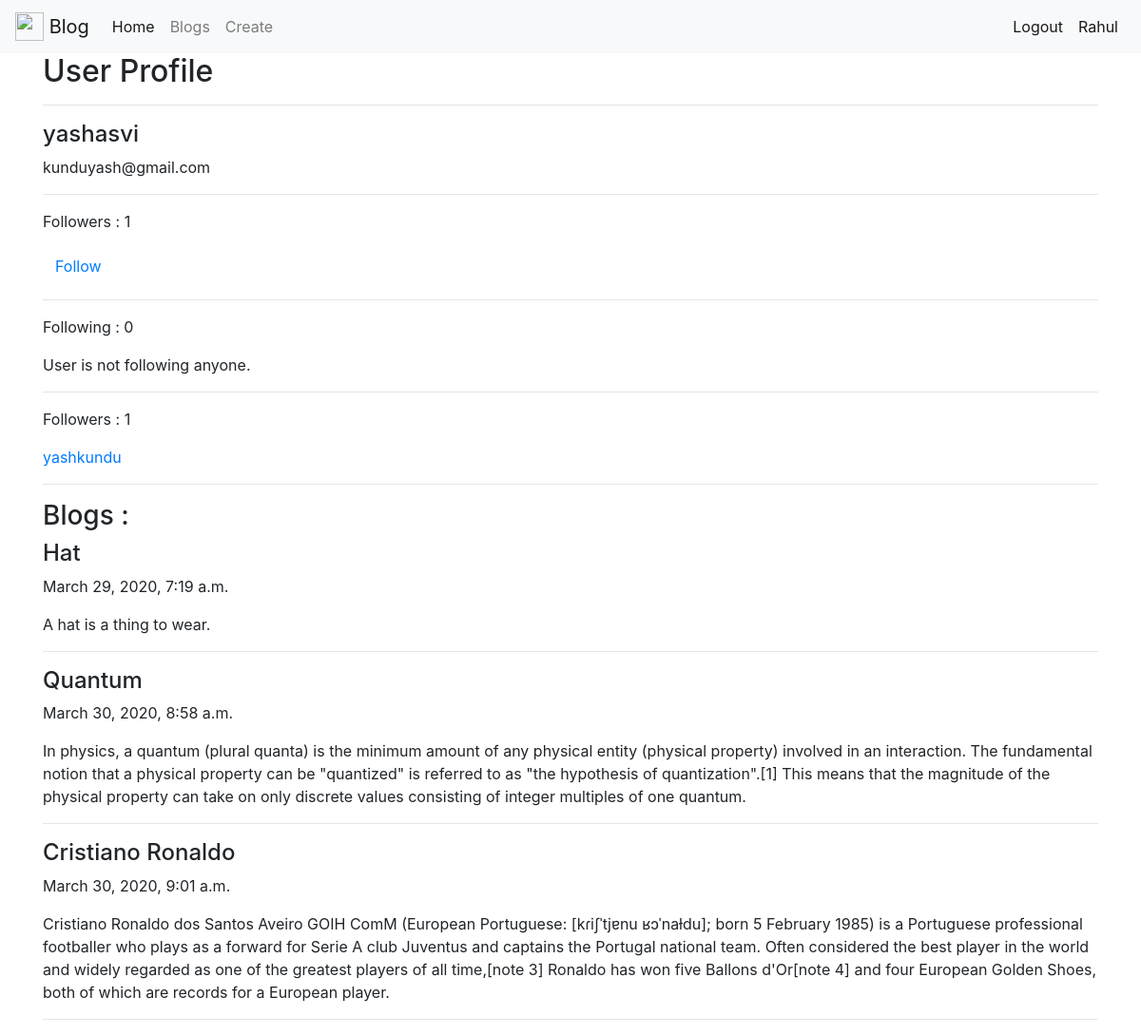
The page /accounts/yashasvi/ (signed in) on the database its author committed.
### accounts/models.py (models this page shows, shortened)
class UserProfile(models.Model):
    user = models.OneToOneField(settings.AUTH_USER_MODEL,on_delete=models.CASCADE, related_name='profile')
    following = models.ManyToManyField(settings.AUTH_USER_MODEL, blank=True, related_name='followers')
    objects = UserProfileManager()
    def get_follow_url(self):
        return reverse_lazy('accounts:follow', kwargs={'username': self.user.username})
    def get_absolute_url(self):
        return reverse_lazy('accounts:detail', kwargs={'username': self.user.username})
    def get_following(self):
        users = self.following.all()
        return users.exclude(username=self.user.username)

### blogs/models.py (models this page shows, shortened)
class Blog(models.Model):
    author = models.ForeignKey(settings.AUTH_USER_MODEL, on_delete=models.CASCADE, related_name='blogs')
    title = models.CharField(max_length=120)
    content = models.TextField()
    timestamp = models.DateTimeField(auto_now_add=True)

### accounts/views.py (the view)
# urls.py: url(r'^(?P<username>[\w.]+)/$', UserDetailView.as_view(), name='detail'),
class UserDetailView(DetailView):
    model = User
    template_name = 'accounts/user_detail.html'
    def get_object(self):
        return get_object_or_404(User, username=self.kwargs.get('username'))
    def get_context_data(self, *args, **kwargs):
        context = super(UserDetailView, self).get_context_data(*args, **kwargs)
        context['is_following'] = UserProfile.objects.is_following(self.request.user, self.get_object())
        print()
        return context

### accounts/models.py (called while the page is built)
    def all(self):
        qs = self.get_queryset().all()
        try:
            if self.instance:
                qs = qs.exclude(user=self.instance)
        except:
            pass
        return qs

    def is_following(self, user, other_user):
        user_profile, created = UserProfile.objects.get_or_create(user=user)
        if created:
            return False
        print(user_profile.following.all())
        if other_user in user_profile.following.all():
            return True
        return False

### accounts/templates/accounts/user_detail.html (shortened to what this page needs)
{% extends 'base.html' %}
{% block content %}
  <h2>User Profile</h2>
  <hr>
  <h4>{{ object.username }}</h4>
  <p>{{ object.email }}</p>
  <hr>
  <p>Followers : {{ object.followers.all.count }}</p>
  {% if request.user != object %}
  <p><a class="btn btn-link" href="{{ object.profile.get_follow_url }}">{% if is_following %}Unfollow{% else %}Follow{% endif %}</a></p>
  {% endif %}
  <hr>
  <p>Following : {{ object.profile.get_following.count }}</p>
  {% for user in object.profile.get_following %}
    <p><a href="{{ user.profile.get_absolute_url }}">{{ user.username }}</a></p>
  {% empty %}
    <p>User is not following anyone.</p>
  {% endfor %}
  <hr>
  <p>Followers : {{ object.followers.all.count }}</p>
  {% for profile in object.followers.all %}
    <p><a href="{{ profile.get_absolute_url }}">{{ profile.user.username }}</a></p>
  {% empty %}
    <p>The user has no followers.</p>
  {% endfor %}
  <hr>
  <h3>Blogs : </h3>
  {% for blog in object.blogs.all %}
    <h4>{{ blog.title }}</h4>
    <p>{{ blog.timestamp }}</p>
    <p>{{ blog.content }}</p>
    <hr>
  {% empty %}
    <p>The user has no blogs.</p>
  {% endfor %}
{% endblock %}

### templates/snippets/navbar.html (shortened to what this page needs)
<nav class="navbar navbar-expand-lg navbar-light bg-light">
  <a class="navbar-brand" href="{% url 'home' %}">
    <img src="https://upload.wikimedia.org/wikipedia/commons/3/31/Blogger.svg" width="30" height="30" class="d-inline-block align-top" alt="">
    Blog
  </a>
  <div class="collapse navbar-collapse" id="navbarSupportedContent">
    <ul class="navbar-nav mr-auto">
      <li class="nav-item active">
        <a class="nav-link" href="{% url 'home' %}">Home <span class="sr-only">(current)</span></a>
      </li>
      <li class="nav-item">
        <a class="nav-link" href="{% url 'blogs:list' %}">Blogs</a>
      </li>
      <li class="nav-item">
        <a class="nav-link" href="{% url 'blogs:create' %}">Create</a>
      </li>
    </ul>
    {% if request.user.is_authenticated %}
    <ul class="navbar-nav ml-auto">
      <li class="nav-item active">
        <a class="nav-link" href="{% url 'accounts:logout' %}">Logout</a>
      </li>
      <li class="nav-item active">
        <a class="nav-link" href="{% url 'accounts:detail' username=request.user.username %}">{{ request.user.username }}</a>
      </li>
    </ul>
    {% endif %}
  </div>
</nav>

### rows shown on the page
UserProfile: user.username "yashkundu"
Blog: title "Hat", timestamp "March 29, 2020, 7:19 a.m.", content "A hat is a thing to wear."
Blog: title "Quantum", timestamp "March 30, 2020, 8:58 a.m.", content "In physics, a quantum (plural quanta) is the minimum amount of any physical entity (physical property) involved in an interaction. The fundamental notion that a physical property can be \"quantized\" is referred to as \"the hypothesis of quantization\".[1] This means that the magnitude of the physical property can take on only discrete values consisting of integer multiples of one quantum."
Blog: title "Cristiano Ronaldo", timestamp "March 30, 2020, 9:01 a.m.", content "Cristiano Ronaldo dos Santos Aveiro GOIH ComM (European Portuguese: [kɾiʃˈtjɐnu ʁɔˈnaɫdu]; born 5 February 1985) is a Portuguese professional footballer who plays as a forward for Serie A club Juventus and captains the Portugal national team. Often considered the best player in the world and widely regarded as one of the greatest players of all time,[note 3] Ronaldo has won five Ballons d'Or[note 4] and four European Golden Shoes, both of which are records for a European player."

### other values the page prints
{{ request.user.username }} "Rahul"
{{ object.username }} "yashasvi"
{{ object.email }} "kunduyash@gmail.com"
{{ object.followers.all.count }} "1"
{{ object.profile.get_following.count }} "0"
